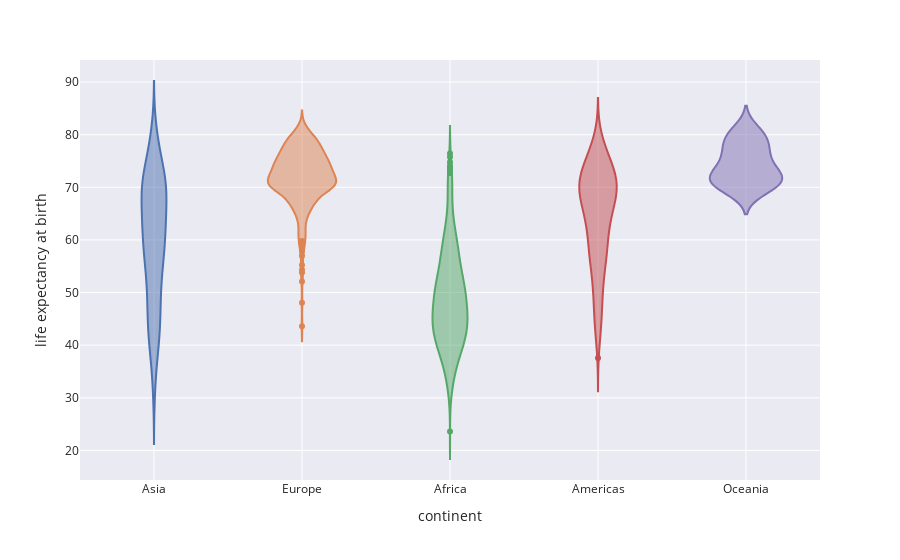

Notebook code cell kept with this figure:
### Code cell
px.violin(
    gapminder,
    x="continent",
    y="lifeExp",
    color="continent",
    labels={"lifeExp": "life expectancy at birth"},
).update_layout(showlegend=False)

### Figure 1 — Plotly figure (JSON) as saved in the notebook; plotly's stock layout.template omitted (floating-point values rounded to 4 significant figures; data arrays with more than 128 entries replaced by an {"elided": "..."} marker saying what was removed)
{"data": [{"alignmentgroup": "True", "box": {"visible": false}, "hovertemplate": "continent=%{x}<br>life expectancy at birth=%{y}<extra></extra>", "legendgroup": "Asia", "marker": {"color": "rgb(76,114,176)"}, "name": "Asia", "offsetgroup": "Asia", "orientation": "v", "scalegroup": "True", "showlegend": true, "type": "violin", "x": {"elided": "396 str values"}, "x0": " ", "xaxis": "x", "y": {"elided": "396 float values"}, "y0": " ", "yaxis": "y"}, {"alignmentgroup": "True", "box": {"visible": false}, "hovertemplate": "continent=%{x}<br>life expectancy at birth=%{y}<extra></extra>", "legendgroup": "Europe", "marker": {"color": "rgb(221,132,82)"}, "name": "Europe", "offsetgroup": "Europe", "orientation": "v", "scalegroup": "True", "showlegend": true, "type": "violin", "x": {"elided": "360 str values"}, "x0": " ", "xaxis": "x", "y": {"elided": "360 float values"}, "y0": " ", "yaxis": "y"}, {"alignmentgroup": "True", "box": {"visible": false}, "hovertemplate": "continent=%{x}<br>life expectancy at birth=%{y}<extra></extra>", "legendgroup": "Africa", "marker": {"color": "rgb(85,168,104)"}, "name": "Africa", "offsetgroup": "Africa", "orientation": "v", "scalegroup": "True", "showlegend": true, "type": "violin", "x": {"elided": "624 str values"}, "x0": " ", "xaxis": "x", "y": {"elided": "624 float values"}, "y0": " ", "yaxis": "y"}, {"alignmentgroup": "True", "box": {"visible": false}, "hovertemplate": "continent=%{x}<br>life expectancy at birth=%{y}<extra></extra>", "legendgroup": "Americas", "marker": {"color": "rgb(196,78,82)"}, "name": "Americas", "offsetgroup": "Americas", "orientation": "v", "scalegroup": "True", "showlegend": true, "type": "violin", "x": {"elided": "300 str values"}, "x0": " ", "xaxis": "x", "y": {"elided": "300 float values"}, "y0": " ", "yaxis": "y"}, {"alignmentgroup": "True", "box": {"visible": false}, "hovertemplate": "continent=%{x}<br>life expectancy at birth=%{y}<extra></extra>", "legendgroup": "Oceania", "marker": {"color": "rgb(129,114,179)"}, "name": "Oceania", "offsetgroup": "Oceania", "orientation": "v", "scalegroup": "True", "showlegend": true, "type": "violin", "x": ["Oceania", "Oceania", "Oceania", "Oceania", "Oceania", "Oceania", "Oceania", "Oceania", "Oceania", "Oceania", "Oceania", "Oceania", "Oceania", "Oceania", "Oceania", "Oceania", "Oceania", "Oceania", "Oceania", "Oceania", "Oceania", "Oceania", "Oceania", "Oceania"], "x0": " ", "xaxis": "x", "y": [69.12, 70.33, 70.93, 71.1, 71.93, 73.49, 74.74, 76.32, 77.56, 78.83, 80.37, 81.23, 69.39, 70.26, 71.24, 71.52, 71.89, 72.22, 73.84, 74.32, 76.33, 77.55, 79.11, 80.2], "y0": " ", "yaxis": "y"}], "layout": {"autosize": true, "legend": {"title": {"text": "continent"}, "tracegroupgap": 0}, "margin": {"t": 60}, "showlegend": false, "violinmode": "overlay", "xaxis": {"anchor": "y", "autorange": true, "categoryarray": ["Asia", "Europe", "Africa", "Americas", "Oceania"], "categoryorder": "array", "domain": [0, 1], "range": [-0.5, 4.5], "title": {"text": "continent"}, "type": "category"}, "yaxis": {"anchor": "x", "autorange": true, "domain": [0, 1], "range": [14.38, 94.19], "title": {"text": "life expectancy at birth"}, "type": "linear"}}}
